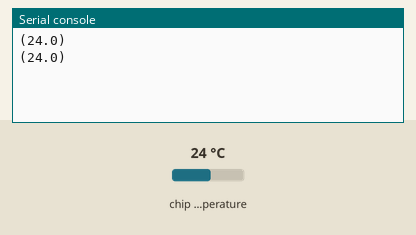
Bench run of a program on a simulated CircuitPython board. Parts: the last lines printed to the serial console. Inputs (shaded band) come from the test bench; at power-on: chip temperature 24 °C. Random numbers come from a fixed seed.

Above: at 1.2 s.
1.3 s: chip temperature set to 1 °C
At 2.6 s:
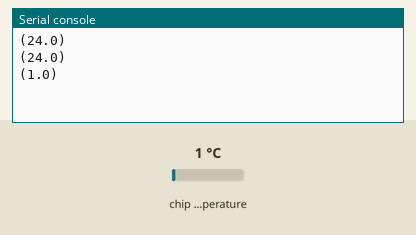
2.8 s: chip temperature set to 11 °C
At 3.5 s:
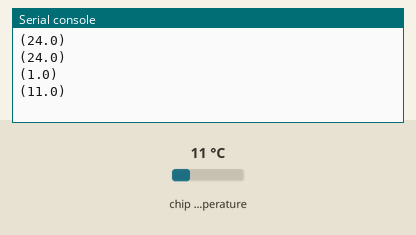
Timing chart, 0 to 5.8 s (numbered marks = the images above; inputs shaded):
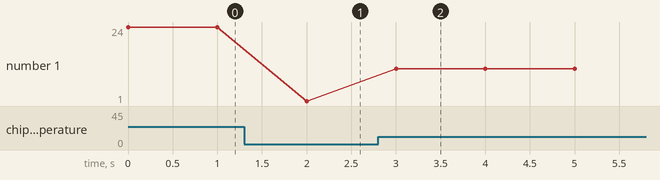

Measured:
- after the input at 1.3 s, the serial console: prints a new line after 0.70 s (image 1)
- after the input at 2.8 s, the serial console: prints a new line after 0.20 s (image 2)
- plotted number 1: 24 → 1 after the input at 1.3 s, 1 → 11 after the input at 2.8 s

The program:

serial_read_repl-code.py
```python
"""
Print a number to the REPL.
Format that can be read by the Mu grapher.
Using CPU temperature as a sample data.
"""
import json
import microcontroller
import time
import random


def generate_some_data():
    """
    dummy data, replace that by reading a sensor
    or buttons, or whatever
    """
    try:  # CPU temperature
        return microcontroller.cpu.temperature
    except Exception:
        pass
    # dummy data if temperature not available
    past_temp = past_temp + random.random() - 0.5
    return random.randint(2000, 2500) / 100


while True:
    data_out = {}
    temperature = generate_some_data()
    # prints with () on a solo line to satisfy the Mu grapher
    print(f"({temperature})")
    # change the sleep time to match your needs
    time.sleep(1)
```
